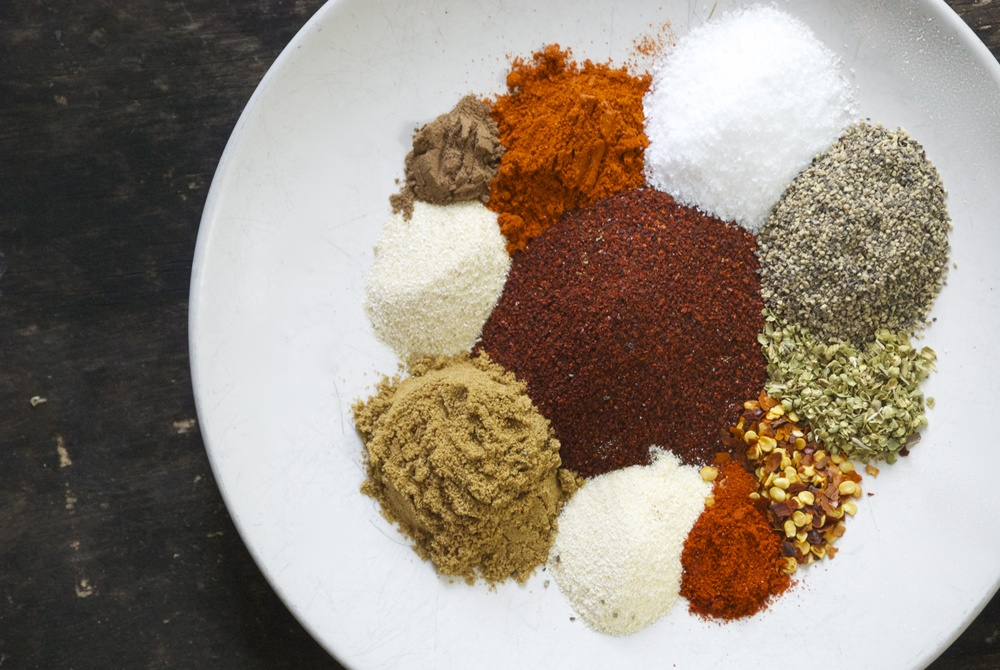
#> input picture spices.jpg, 1000 x 670 px, shrunk from 3480 x 2330 before the run
$ jupyter execute --allow-errors 'feature recognition.ipynb'   (older library calls are emulated)
#> lines starting #> are read from the running program, lines starting #| are printed output that depends on the picture; after the words box and inside, x2 and y2 are one past the last pixel; in counts of white or black regions, pixels touching at a corner belong together
Segmentation

Simple Linear Iterative Clustering

[cell 1]
import numpy as np
from matplotlib import pyplot as plt

##importing skdemo
import imp
#> (the rest of this cell did not finish here and is left out)

[cell 2]
plt.rcParams['image.cmap']="spectral"
from skimage import io,segmentation as seg,color

url='spices.jpg'
image=io.imread(url)
#> image is the input picture: shape (670, 1000, 3); mean R, G, B 149.3, 137.8, 125.7

[cell 3]
plt.clf()

[cell 4]
labels=seg.slic(image,n_segments=10,compactness=10)
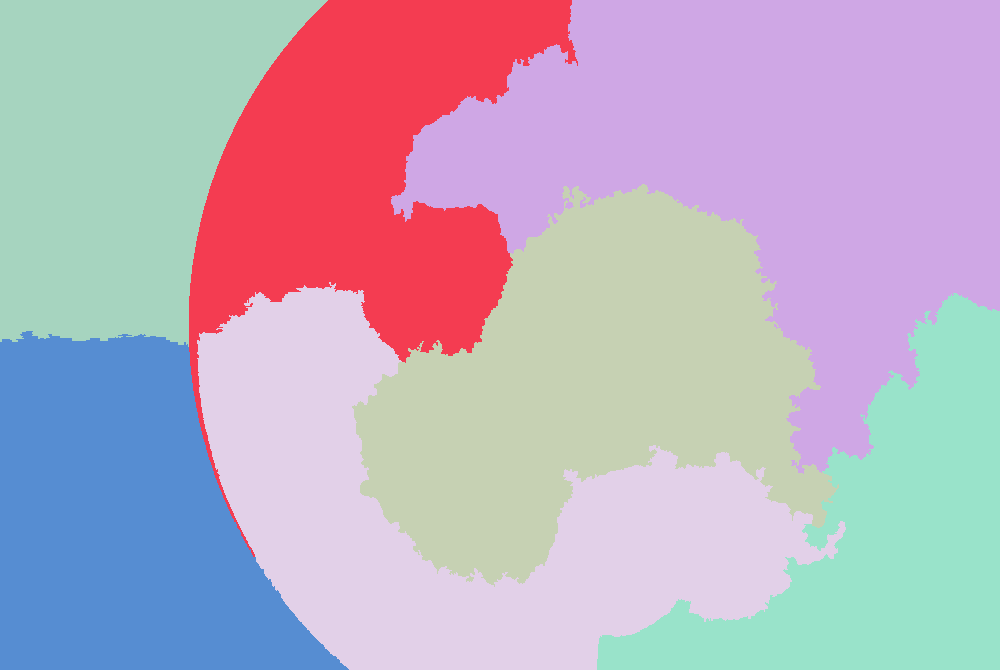
#> labels: shape (670, 1000) int64; 7 distinct labels, from 1 to 7; one colour per label, 0 black
#> the sliders are set to n_segments = 24, compactness = 40, sigma = 2, enforce_connectivity = True

#> (the rest of this cell did not finish here and is left out)

[cell 5]
def mean_color(image,labels):
    out=np.zeros_like(image)
    for label in np.unique(labels):
        indices=np.nonzero(labels==label)
        out[indices]=np.mean(image[indices],axis=0)
    return out
#> (the rest of this cell did not finish here and is left out)

             SLIC explorer
 write an interactive tool to explore the SLIC parameter space.A skeleton is given below

[cell 6]
from IPython.html import widgets
def func(n_segments,compactness,sigma,enforce_connectivity):
    labels=seg.slic(image,n_segments=n_segments,compactness=40,
                   sigma=2,enforce_connectivity=True)
    label_image=mean_color(image,labels)
    skdemo.imshow_all(image,label_image)
    plt.show()

#> (a cell that did not finish here is left out)

#> in func, `labels=seg.slic(image,n_segments=n_segments,compactness=40, sigma=2,en..`:
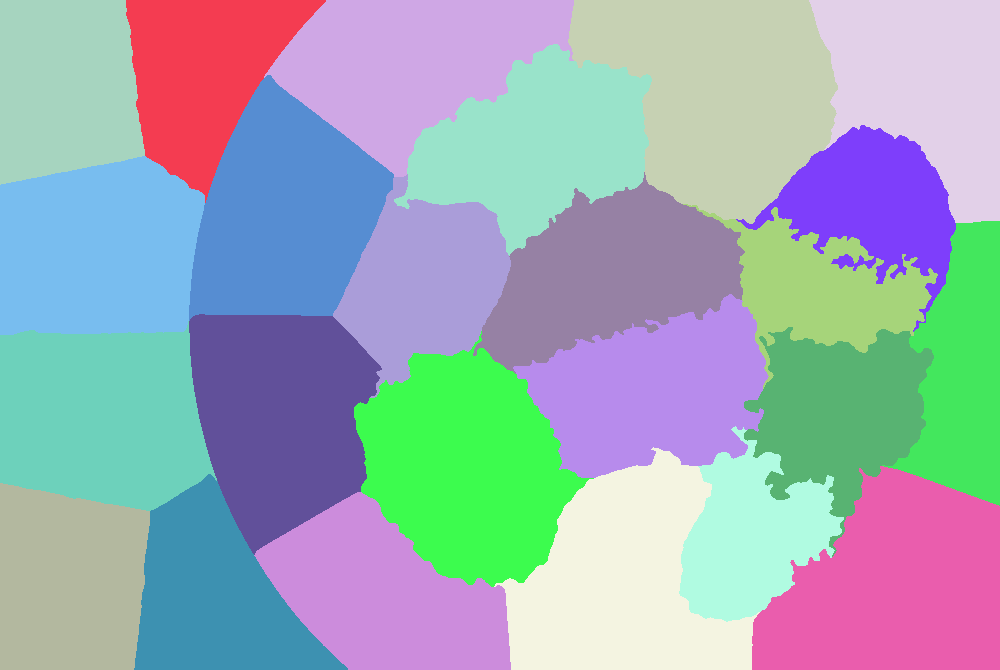
#> labels: shape (670, 1000) int64; 24 distinct labels, from 1 to 24; one colour per label, 0 black
#> the loop in mean_color, `for label in np.unique(labels):` made 24 passes
#> indices on passes 1 to 12: 23169 positions, rows 0 to 184, columns 0 to 144, 22171 positions, rows 0 to 202, columns 126 to 325, 31125 positions, rows 0 to 176, columns 264 to 573, 40745 positions, rows 0 to 223, columns 568 to 837, 28626 positions, rows 0 to 222, columns 809 to 999, 29997 positions, rows 44 to 255, columns 394 to 651, 32892 positions, rows 75 to 320, columns 189 to 393, 18761 positions, rows 125 to 331, columns 736 to 955, 31585 positions, rows 156 to 334, columns 0 to 204, 30235 positions, rows 172 to 373, columns 473 to 744, 22187 positions, rows 174 to 397, columns 333 to 510, 17302 positions, rows 204 to 388, columns 683 to 937
#> after the loop in mean_color, `for label in np.unique(labels):`:
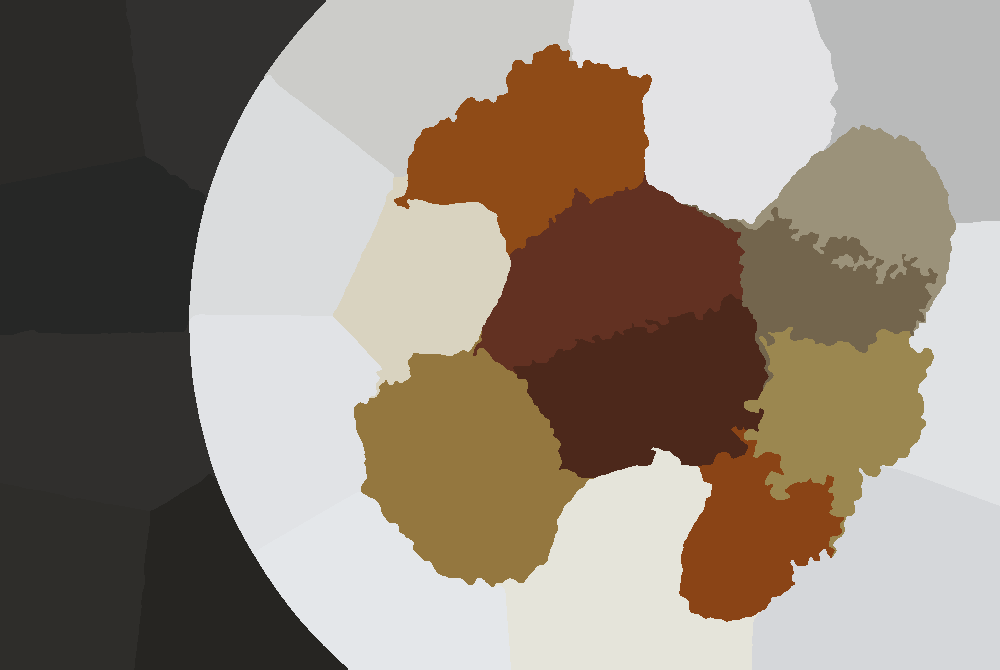
#> out: shape (670, 1000, 3); mean R, G, B 148.9, 137.4, 125.2

[cell 8]
from skimage import data
from skimage import filters
from matplotlib import pyplot as plt,cm

[cell 9]
coins=data.coins()
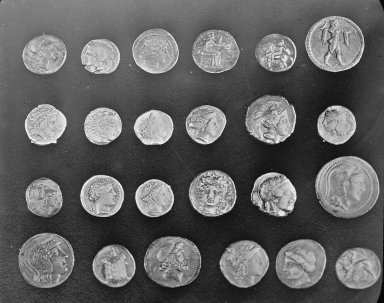
#> input picture skimage.data.coins(), 384 x 303 px
#> coins is the input picture: shape (303, 384); min 1, max 252, mean 96.9
from skimage import img_as_float
from skimage.morphology import binary_closing,disk

edges=filters.sobel(coins)
coins=img_as_float(coins)
structure_element=disk(4)
segmented=binary_closing(coins>0.5,structure_element)
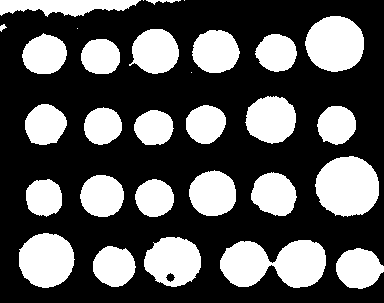
#> segmented: shape (303, 384) bool; 34.3% white; 30 white regions (4 under 20 px), largest, box (x1, y1, x2, y2) and area: (220, 240, 326, 288) 3662, (315, 156, 379, 217) 3038, (305, 16, 364, 72) 2587
#> (the rest of this cell did not finish here and is left out)

[cell 10]
from skimage.morphology import watershed
from scipy import ndimage as ndi
x=np.array([0,1,2,3,4,5,6,7,8,9,10,11])
y=np.array([1,0,1,2,1,3,2,0,2,4,1,0])

seeds=ndi.label(y==0)[0]
seed_positions=np.argwhere(seeds)[:,0]

print("seeds:",seeds)
print("seed positions:",seed_positions)

#
result=watershed(y,seeds)
#

plt.figure(figsize=(10,5))
plt.plot(y,'-o',label="Image slice",linewidth=3)
plt.plot(seed_positions,np.zeros_like(seed_positions),'r^',
        label='Seeds',markersize=15)

for n,label in enumerate(np.unique(result)):
    mask=(result==label)
    plt.bar(x[mask][:-1],result[mask][:-1],
           width=1,label='Region %d'%n,
           alpha=0.1)

plt.vlines(np.argwhere(np.diff(result))+0.5,-0.2,4.1,'m',
          linewidth=3,linestyle='--')

plt.legend(loc='upper left',numpoints=1)
plt.axis('off')
plt.ylim(-0.2,4.1)
plt.show();

[cell 11]
threshold=0.4

#Euclidean distance transform
#how far do we are to travel from a non-edge to find an edge
non_edges=(edges<threshold)
#> non_edges: shape (303, 384) bool; 99% white; black in thin lines or dots, all inside (x1, y1, x2, y2) = (24, 35, 372, 288)
distance_from_edge=ndi.distance_transform_edt(non_edges)
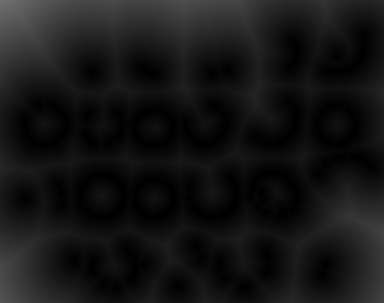
#> distance_from_edge: shape (303, 384) float64; min 0, max 111.7, mean 21.4

plt.imshow(distance_from_edge,cmap='gray');

plt.show()

Then we find the peaks in that images the background points furthest away from any edges which will act as the seeds

[cell 12]
from skimage import feature

peaks=feature.peak_local_max(distance_from_edge)
#> peaks = 233 pairs, first value 49 to 285, second value 31 to 365
print("Peaks shape",peaks.shape)
#| Peaks shape (233, 2)


peaks_image=np.zeros(coins.shape,np.bool)
peaks_image[tuple(np.transpose(peaks))]=True
seeds,num_seeds=ndi.label(peaks_image)

plt.imshow(edges,cmap="gray")
plt.plot(peaks[:,1],peaks[:,0],'ro');
plt.axis('image')
plt.show()

[cell 13]
ws=watershed(edges,seeds)
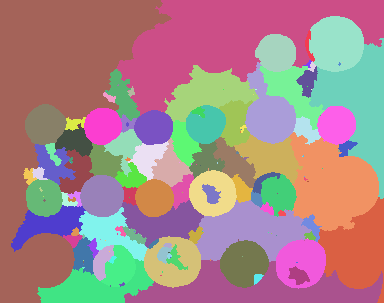
#> ws: shape (303, 384) int32; 172 distinct labels, from 1 to 172; one colour per label, 0 black
from skimage import color
plt.imshow(color.label2rgb(ws,coins))
plt.show()
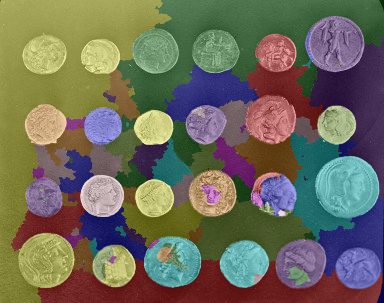
#> shown: shape (303, 384, 3) float64; mean R, G, B 0.434, 0.423, 0.359

[cell 14]
from skimage.measure import regionprops

regions=regionprops(ws)
#> regions = 172 regions; largest, box (x1, y1, x2, y2) and area: (0, 0, 172, 303) 22190, (116, 0, 384, 116) 14352, (290, 132, 379, 231) 5892, (124, 260, 383, 303) 5482, (309, 38, 384, 199) 5174

ws_updated=ws.copy()

for region in regions:
    if region.eccentricity>0.4:
        ws_updated[ws_updated==region.label]=0
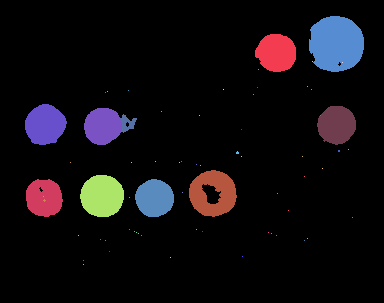
#> ws_updated: shape (303, 384) int32; 67 distinct labels, from 0 to 162; one colour per label, 0 black

plt.imshow(color.label2rgb(ws_updated,coins,bg_label=0))
plt.show()
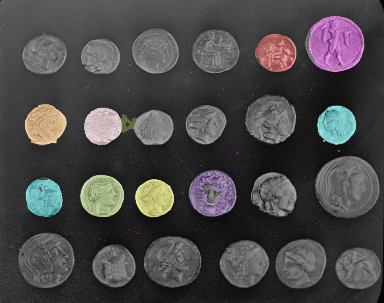
#> shown: shape (303, 384, 3) float64; mean R, G, B 0.288, 0.282, 0.283
